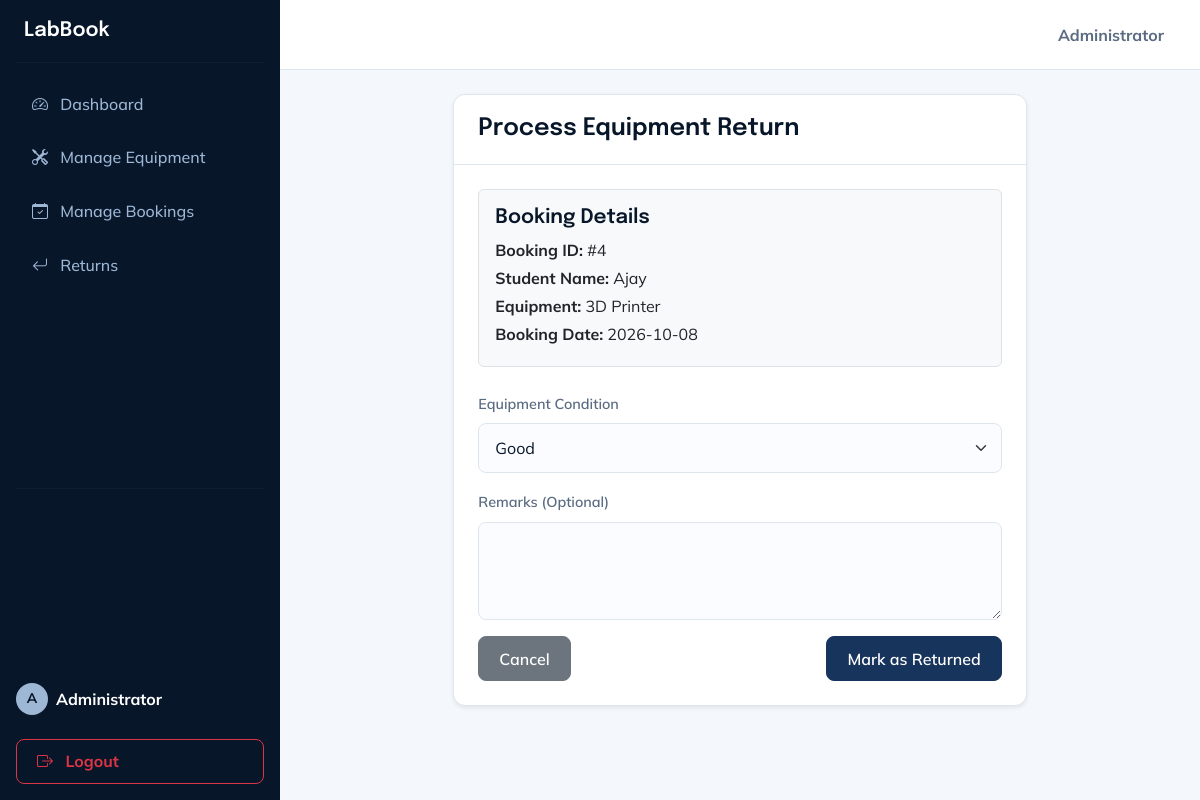
Page /admin/return/4 (signed in) on the committed database.
### tables this page shows
CREATE TABLE bookings (
            id INTEGER PRIMARY KEY AUTOINCREMENT,
            user_id INTEGER NOT NULL,
            equipment_id INTEGER NOT NULL,
            booking_date TEXT NOT NULL,
            start_time TEXT NOT NULL,
            end_time TEXT NOT NULL,
            purpose TEXT NOT NULL,
            status TEXT NOT NULL DEFAULT 'Pending',
            created_at TEXT DEFAULT CURRENT_TIMESTAMP, expected_return_date TEXT, expected_return_time TEXT, issued_date TEXT, issued_time TEXT, issued_by TEXT, issue_condition TEXT, issue_remarks TEXT, quantity INTEGER DEFAULT 1,
            FOREIGN KEY (user_id) REFERENCES users(id),
            FOREIGN KEY (equipment_id) REFERENCES equipment(id)
        );

CREATE TABLE users (
            id INTEGER PRIMARY KEY AUTOINCREMENT,
            name TEXT NOT NULL,
            email TEXT UNIQUE NOT NULL,
            password TEXT NOT NULL,
            role TEXT NOT NULL DEFAULT 'student'
        , department TEXT DEFAULT 'Information Technology');

CREATE TABLE equipment (
            id INTEGER PRIMARY KEY AUTOINCREMENT,
            name TEXT NOT NULL,
            description TEXT,
            lab_name TEXT NOT NULL,
            quantity INTEGER NOT NULL,
            available_quantity INTEGER NOT NULL,
            status TEXT NOT NULL DEFAULT 'Available'
        , department TEXT DEFAULT 'Information Technology');

### app.py (the view, shortened to what this page needs)
@app.route('/admin/return/<int:booking_id>', methods=['GET', 'POST'])
@admin_required
def return_equipment(booking_id):
    conn = get_db_connection()
    booking = conn.execute('''
        SELECT b.*, e.name as equipment_name, u.name as student_name
        FROM bookings b
        JOIN equipment e ON b.equipment_id = e.id
        JOIN users u ON b.user_id = u.id
        WHERE b.id = ?
    ''', (booking_id,)).fetchone()
    if not booking or booking['status'] not in ['Active', 'Overdue', 'Approved']:
        flash('Invalid booking for return.', 'danger')
        conn.close()
        return redirect(url_for('admin_returns'))
    conn.close()
    return render_template('admin/return_equipment.html', booking=booking)

### app.py (called while the page is built)
def admin_required(f):
    @wraps(f)
    def decorated_function(*args, **kwargs):
        if 'user_id' not in session or session.get('role') != 'admin':
            flash('Admin access required.', 'danger')
            return redirect(url_for('login'))
        return f(*args, **kwargs)
    return decorated_function

### database.py (called while the page is built)
def get_db_connection():
    conn = sqlite3.connect(DATABASE)
    conn.row_factory = sqlite3.Row
    return conn

### templates/admin/return_equipment.html (shortened to what this page needs)
{% extends 'base.html' %}
{% block content %}
<div class="row justify-content-center">
    <div class="col-md-8">
        <div class="card shadow-sm">
            <div class="card-header bg-primary text-white">
                <h4 class="mb-0">Process Equipment Return</h4>
            </div>
            <div class="card-body p-4">
                <div class="mb-4 p-3 bg-light rounded border">
                    <h5>Booking Details</h5>
                    <p class="mb-1"><strong>Booking ID:</strong> #{{ booking.id }}</p>
                    <p class="mb-1"><strong>Student Name:</strong> {{ booking.student_name }}</p>
                    <p class="mb-1"><strong>Equipment:</strong> {{ booking.equipment_name }}</p>
                    <p class="mb-1"><strong>Booking Date:</strong> {{ booking.booking_date }}</p>
                </div>
                <form action="{{ url_for('return_equipment', booking_id=booking.id) }}" method="POST">
                    <div class="mb-3">
                        <label for="condition" class="form-label">Equipment Condition</label>
                        <select class="form-select" id="condition" name="condition" required>
                            <option value="Good">Good</option>
                        </select>
                    </div>
                    <div class="mb-3">
                        <label for="remarks" class="form-label">Remarks (Optional)</label>
                        <textarea class="form-control" id="remarks" name="remarks" rows="3"></textarea>
                    </div>
                    <div class="d-flex justify-content-between">
                        <a href="{{ url_for('admin_returns') }}" class="btn btn-secondary">Cancel</a>
                        <button type="submit" class="btn btn-success">Mark as Returned</button>
                    </div>
                </form>
            </div>
        </div>
    </div>
</div>
{% endblock %}

### static/css/style.css (style rules this page uses)
:root { --frost-navy: #071629; --deep-winter-blue: #17345C; --icy-steel: #9DB7D5; --frost-mist: #EAF4FF; --snow-white: #FFFFFF; --text-primary: #071629; --text-secondary: #5a6b82; --page-background: #F4F7FB; --border-color: #DDE5ED; --shadow-sm: 0 2px 8px rgba(7, 22, 41, 0.04); --shadow-md: 0 6px 20px rgba(7, 22, 41, 0.08); --shadow-lg: 0 12px 30px rgba(7, 22, 41, 0.12); --radius-sm: 8px; --radius-md: 12px; --radius-lg: 16px; --radius-xl: 24px; }
body { font-family: 'Mulish', sans-serif; background-color: var(--page-background); color: var(--text-primary); margin: 0; overflow-x: hidden; }
h1, h2, h3, h4, h5, h6, .navbar-brand, .branding-text { font-family: 'Epilogue', sans-serif; color: var(--text-primary); font-weight: 600; }
.card { background-color: var(--snow-white); border: 1px solid var(--border-color); border-radius: var(--radius-md); box-shadow: var(--shadow-sm); transition: transform 0.2s ease, box-shadow 0.2s ease; margin-bottom: 1.5rem; }
.card-header { background-color: var(--snow-white) !important; border-bottom: 1px solid var(--border-color); color: var(--text-primary) !important; border-top-left-radius: var(--radius-md) !important; border-top-right-radius: var(--radius-md) !important; font-weight: 700; padding: 1.25rem 1.5rem; }
.btn { border-radius: var(--radius-sm); font-weight: 600; padding: 0.6rem 1.25rem; transition: all 0.2s ease-in-out; }
.btn-primary, .btn-success, .btn-info, .btn-dark { background-color: var(--deep-winter-blue) !important; border-color: var(--deep-winter-blue) !important; color: var(--snow-white) !important; }
.form-control, .form-select { border: 1px solid var(--border-color); border-radius: var(--radius-sm); padding: 0.75rem 1rem; background-color: #FAFCFF; color: var(--text-primary); transition: all 0.2s ease; }
.form-label { font-weight: 600; color: var(--text-secondary); margin-bottom: 0.5rem; font-size: 0.9rem; }

### rows in the picture
bookings: id "4", booking_date "2026-10-08"
users: student_name "Ajay"
equipment: equipment_name "3D Printer"

### other values in the picture
{{ session.get('name')[:1] | upper }} "A"
{{ session.get('name') }} "Administrator"
